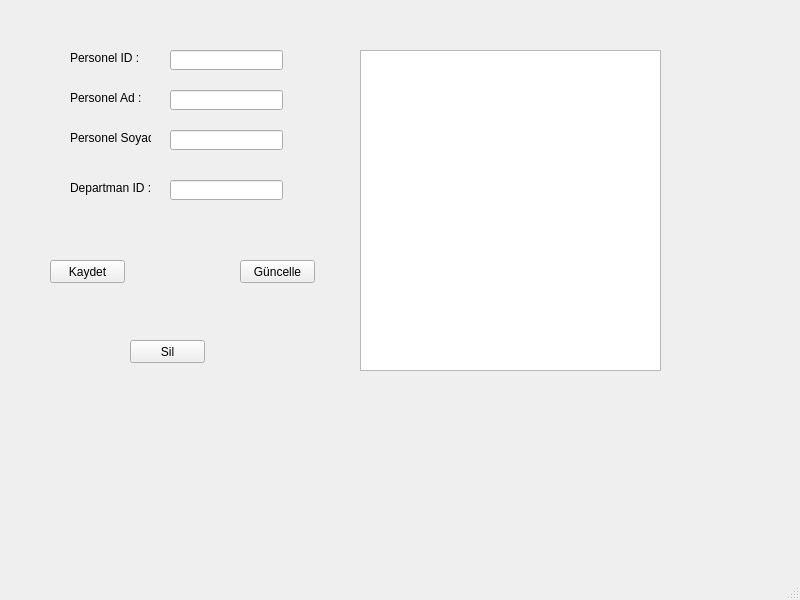
<?xml version="1.0" encoding="UTF-8"?>
<ui version="4.0">
 <class>MainWindow</class>
 <widget class="QMainWindow" name="MainWindow">
  <property name="geometry">
   <rect>
    <x>0</x>
    <y>0</y>
    <width>800</width>
    <height>600</height>
   </rect>
  </property>
  <property name="windowTitle">
   <string>MainWindow</string>
  </property>
  <widget class="QWidget" name="centralwidget">
   <widget class="QLabel" name="label">
    <property name="geometry">
     <rect>
      <x>70</x>
      <y>50</y>
      <width>81</width>
      <height>16</height>
     </rect>
    </property>
    <property name="text">
     <string>Personel ID : </string>
    </property>
   </widget>
   <widget class="QLabel" name="label_2">
    <property name="geometry">
     <rect>
      <x>70</x>
      <y>90</y>
      <width>81</width>
      <height>16</height>
     </rect>
    </property>
    <property name="text">
     <string>Personel Ad : </string>
    </property>
   </widget>
   <widget class="QLabel" name="label_3">
    <property name="geometry">
     <rect>
      <x>70</x>
      <y>130</y>
      <width>81</width>
      <height>16</height>
     </rect>
    </property>
    <property name="text">
     <string>Personel Soyad : </string>
    </property>
   </widget>
   <widget class="QLabel" name="label_4">
    <property name="geometry">
     <rect>
      <x>70</x>
      <y>180</y>
      <width>81</width>
      <height>16</height>
     </rect>
    </property>
    <property name="text">
     <string>Departman ID : </string>
    </property>
   </widget>
   <widget class="QLineEdit" name="lineEdit_personelid">
    <property name="geometry">
     <rect>
      <x>170</x>
      <y>50</y>
      <width>113</width>
      <height>20</height>
     </rect>
    </property>
   </widget>
   <widget class="QLineEdit" name="lineEdit_personelad">
    <property name="geometry">
     <rect>
      <x>170</x>
      <y>90</y>
      <width>113</width>
      <height>20</height>
     </rect>
    </property>
   </widget>
   <widget class="QLineEdit" name="lineEdit_personelsoyad">
    <property name="geometry">
     <rect>
      <x>170</x>
      <y>130</y>
      <width>113</width>
      <height>20</height>
     </rect>
    </property>
   </widget>
   <widget class="QLineEdit" name="lineEdit_departmanid">
    <property name="geometry">
     <rect>
      <x>170</x>
      <y>180</y>
      <width>113</width>
      <height>20</height>
     </rect>
    </property>
   </widget>
   <widget class="QPushButton" name="pushButton_kaydet">
    <property name="geometry">
     <rect>
      <x>50</x>
      <y>260</y>
      <width>75</width>
      <height>23</height>
     </rect>
    </property>
    <property name="text">
     <string>Kaydet</string>
    </property>
   </widget>
   <widget class="QPushButton" name="pushButton_guncelle">
    <property name="geometry">
     <rect>
      <x>240</x>
      <y>260</y>
      <width>75</width>
      <height>23</height>
     </rect>
    </property>
    <property name="text">
     <string>Güncelle</string>
    </property>
   </widget>
   <widget class="QPushButton" name="pushButton_sil">
    <property name="geometry">
     <rect>
      <x>130</x>
      <y>340</y>
      <width>75</width>
      <height>23</height>
     </rect>
    </property>
    <property name="text">
     <string>Sil</string>
    </property>
   </widget>
   <widget class="QTableView" name="tableView">
    <property name="geometry">
     <rect>
      <x>360</x>
      <y>50</y>
      <width>301</width>
      <height>321</height>
     </rect>
    </property>
   </widget>
  </widget>
  <widget class="QMenuBar" name="menubar">
   <property name="geometry">
    <rect>
     <x>0</x>
     <y>0</y>
     <width>800</width>
     <height>21</height>
    </rect>
   </property>
  </widget>
  <widget class="QStatusBar" name="statusbar"/>
 </widget>
 <resources/>
 <connections/>
</ui>
